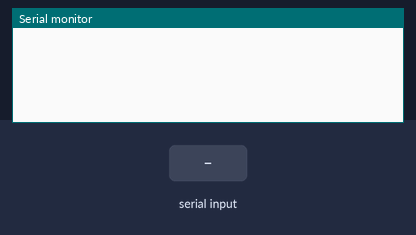
Recording of a sketch running on a simulated Arduino Mega 2560, built with avr-gcc and run on an emulated ATmega2560. On the bench: the last lines printed to the serial monitor. The inputs (shaded band) are chosen by the test bench.

Above: at 1.2 s.
1.3 s: "UTF-8\n" received over the second serial link
At 2.1 s:
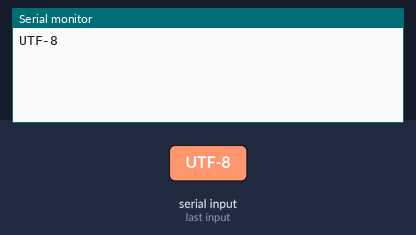
2.8 s: "1" received over the second serial link
At 3.2 s:
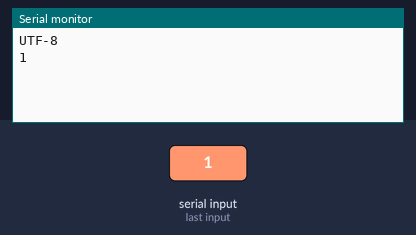

Measured:
- after the input at 1.3 s, the serial monitor: prints a new line at once (image 1)
- after the input at 2.8 s, the serial monitor: prints a new line at once (image 2)

The sketch:

talking_to_gps.ino
```cpp
void setup() {
  // put your setup code here, to run once:
  Serial1.begin(4800);
  Serial.begin(9600);
}

void loop() {
  // put your main code here, to run repeatedly:
  if (Serial1.available()) {
    //Serial.print(Serial.write(Serial1.read()));
    Serial.write(Serial1.read());

    //String s = new String(Serial1.read(), "UTF-8");
    //Serial.print(s);
    //Serial.write("hello");
  }
}
```
